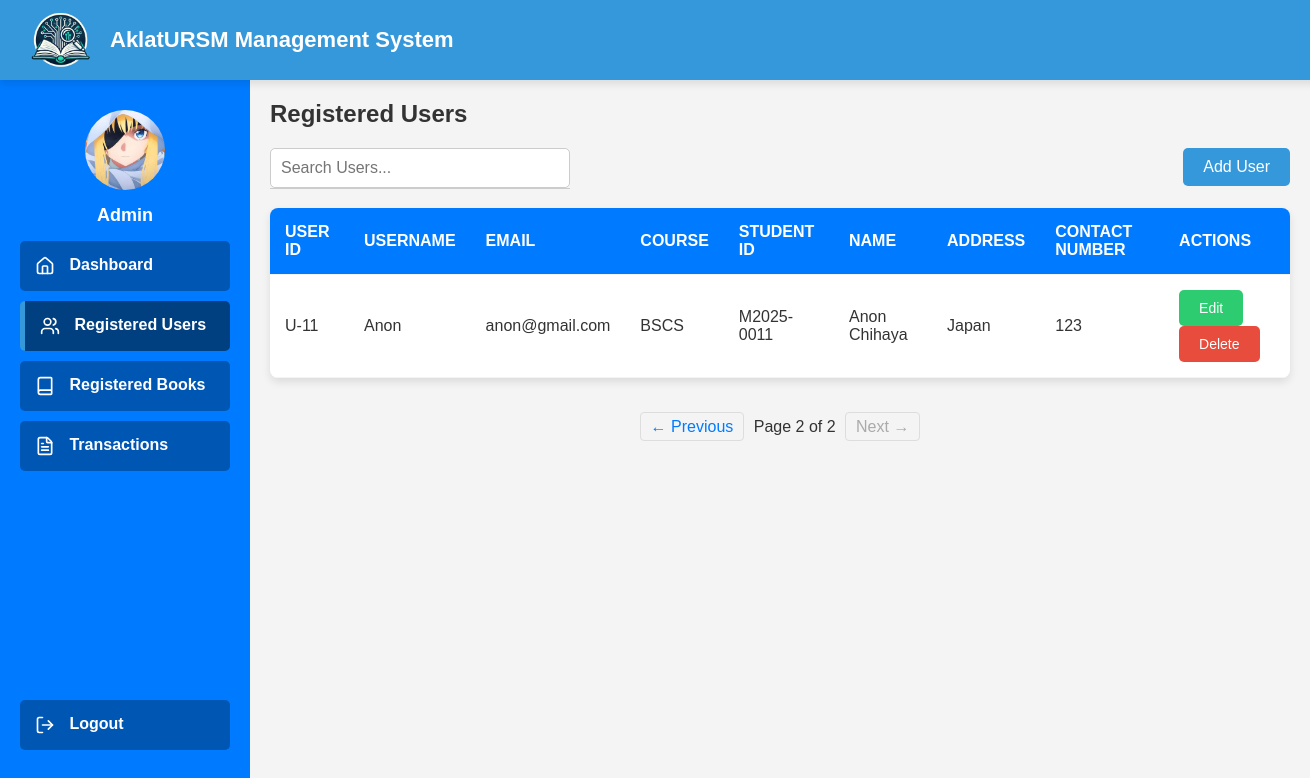
Before: /admin/admin-users.php?page=2 (signed in) with the older database file.
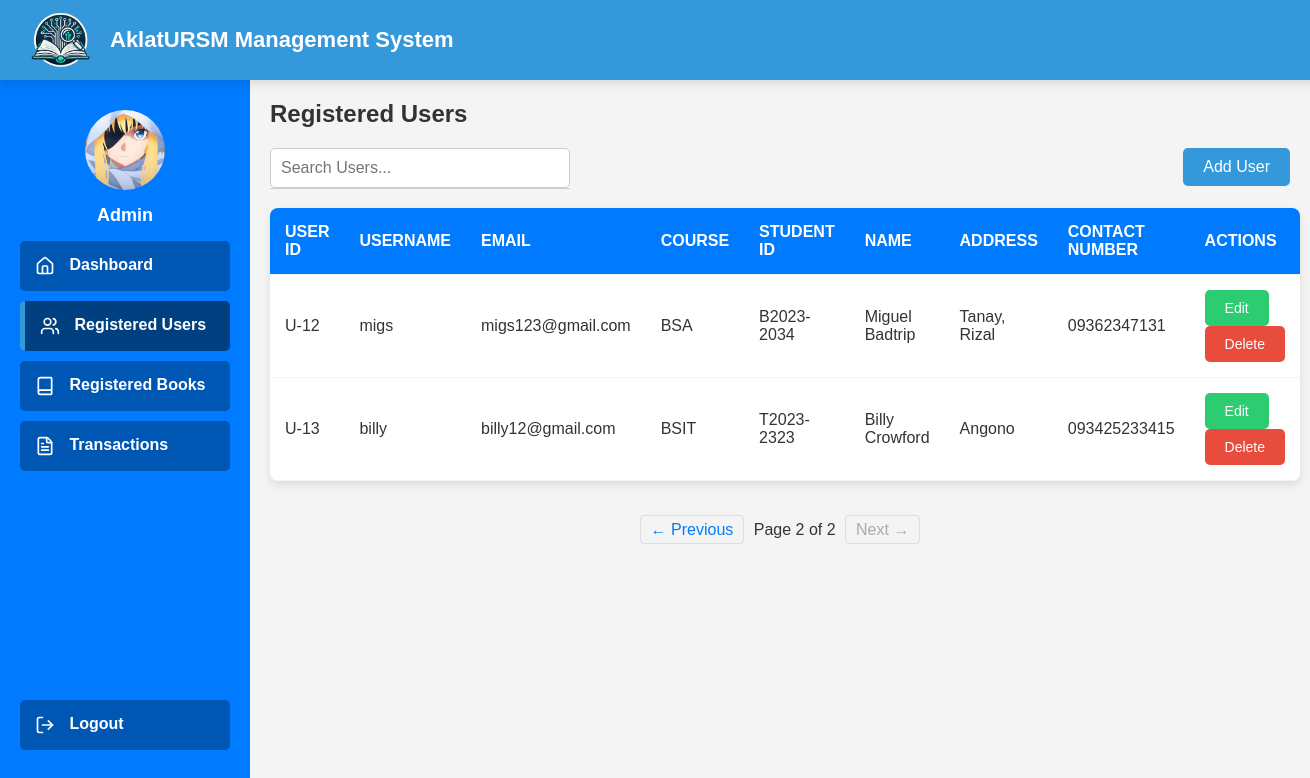
After: the same page with the newer database file.
### tables this page shows
CREATE TABLE `users` (
  `user_id` int(11) NOT NULL,
  `username` varchar(50) NOT NULL,
  `password` varchar(255) NOT NULL,
  `email` varchar(255) NOT NULL,
  `course` varchar(100) NOT NULL,
  `student_id` varchar(50) NOT NULL,
  `name` varchar(255) DEFAULT NULL,
  `address` text DEFAULT NULL,
  `contact_number` varchar(20) DEFAULT NULL
);

### admin/admin-users.php (the view, shortened to what this page needs)
<?php
include '../validate/db.php';
$searchQuery = isset($_GET['search']) ? trim($_GET['search']) : "";
$records_per_page = 10;
$page = isset($_GET['page']) ? (int)$_GET['page'] : 1;
$page = max($page, 1);
$offset = ($page - 1) * $records_per_page;
if ($searchQuery !== "") {
    $searchQueryEscaped = $conn->real_escape_string($searchQuery);
    $sql_count = "SELECT COUNT(*) AS total FROM users WHERE username LIKE '%$searchQueryEscaped%'";
    $countResult = $conn->query($sql_count);
    $total_users = ($countResult) ? $countResult->fetch_assoc()['total'] : 0;
    $total_pages = ceil($total_users / $records_per_page);
    $sql_registered_users = "
        SELECT user_id, username, email, course, student_id, name, address, contact_number
        FROM users
        WHERE username LIKE '%$searchQueryEscaped%'
        ORDER BY user_id ASC
        LIMIT $records_per_page OFFSET $offset";
} else {
    $sql_count = "SELECT COUNT(*) AS total_users FROM users";
    $result_count = $conn->query($sql_count);
    $total_users = $result_count->fetch_assoc()['total_users'];
    $total_pages = ceil($total_users / $records_per_page);
    $sql_registered_users = "
        SELECT user_id, username, email, course, student_id, name, address, contact_number
        FROM users
        ORDER BY user_id ASC
        LIMIT $records_per_page OFFSET $offset";
}
$result_registered_users = $conn->query($sql_registered_users);
$registered_users = [];
if ($result_registered_users && $result_registered_users->num_rows > 0) {
    while ($row = $result_registered_users->fetch_assoc()) {
        $registered_users[] = $row;
    }
}
?>
<!DOCTYPE html>
<html>
<head>
</head>
<body>
    <header>
        <div class="logo-container">
            <img src="../img/LMS_logo.png" alt="Library Logo">
            <span>AklatURSM Management System</span>
        </div>
    </header>
    <div class="container">
        <div class="sidebar">
            <img src="admin.jpg" alt="Admin Avatar">
            <h3>Admin</h3>
            <?php
            $currentPage = basename($_SERVER['PHP_SELF']);
            ?>
            <ul>
                <a href="admin-dashboard.php" class="<?php echo $currentPage === 'admin-dashboard.php' ? 'active' : ''; ?>">
                    <li>
                        <i class="lucide" data-lucide="home"></i> Dashboard
                    </li>
                </a>
                <a href="admin-users.php" class="<?php echo $currentPage === 'admin-users.php' ? 'active' : ''; ?>">
                    <li>
                        <i class="lucide" data-lucide="users"></i> Registered Users
                    </li>
                </a>
                <a href="admin-books.php" class="<?php echo $currentPage === 'admin-books.php' ? 'active' : ''; ?>">
                    <li>
                        <i class="lucide" data-lucide="book"></i> Registered Books
                    </li>
                </a>
                <a href="admin-transactions.php" class="<?php echo $currentPage === 'admin-transactions.php' ? 'active' : ''; ?>">
                    <li>
                        <i class="lucide" data-lucide="file-text"></i> Transactions
                    </li>
                </a>
            </ul>
            <a href="logoutAdmin.php" class="logout">
                <li>
                    <i class="lucide" data-lucide="log-out"></i> Logout
                </li>
            </a>
        </div>
        <div class="main-content">
            <h2>Registered Users</h2>
            <div class="search-bar-container">
                <div class="search-input-wrapper">
                    <input type="text" id="searchInput" placeholder="Search Users..." value="<?php echo htmlspecialchars($searchQuery); ?>">
                    <ul id="suggestions" class="suggestions-list"></ul>
            </div>
            <button id="openAddUserModal">Add User</button>
        </div>
        <table class="users-table">
            <thead>
                <tr>
                    <th>User ID</th>
                    <th>Username</th>
                    <th>Email</th>
                    <th>Course</th>
                    <th>Student ID</th>
                    <th>Name</th>
                    <th>Address</th>
                    <th>Contact Number</th>
                    <th>Actions</th>
                </tr>
            </thead>
            <tbody>
                <?php if (empty($registered_users)): ?>
                    <tr>
                        <td colspan="9" style="text-align: center;">No registered users found.</td>
                    </tr>
                <?php else: ?>
                    <?php foreach ($registered_users as $user): ?>
                        <tr>
                            <td>U-<?php echo htmlspecialchars($user['user_id']); ?></td>
                            <td><?php echo htmlspecialchars($user['username']); ?></td>
                            <td><?php echo htmlspecialchars($user['email']); ?></td>
                            <td><?php echo htmlspecialchars($user['course']); ?></td>
                            <td><?php echo htmlspecialchars($user['student_id']); ?></td>
                            <td><?php echo htmlspecialchars($user['name']); ?></td>
                            <td><?php echo htmlspecialchars($user['address']); ?></td>
                            <td><?php echo htmlspecialchars($user['contact_number']); ?></td>
                            <td>
                                <button class="edit-btn" onclick="openEditModal(<?php echo htmlspecialchars(json_encode($user)); ?>)">Edit</button>
                                <button class="delete-btn" onclick="confirmDelete(<?php echo $user['user_id']; ?>)">Delete</button>
                            </td>
                        </tr>
                    <?php endforeach; ?>
                <?php endif; ?>
            </tbody>
        </table>
        <div class="pagination">
            <?php if ($page > 1): ?>
                <a href="?page=<?php echo $page - 1; ?><?php echo ($searchQuery != '' ? '&search=' . urlencode($searchQuery) : ''); ?>">← Previous</a>
            <?php else: ?>
                <a class="disabled">← Previous</a>
            <?php endif; ?>
            <span>Page <?php echo $page; ?> of <?php echo $total_pages; ?></span>
            <?php if ($page < $total_pages): ?>
                <a href="?page=<?php echo $page + 1; ?><?php echo ($searchQuery != '' ? '&search=' . urlencode($searchQuery) : ''); ?>">Next →</a>
            <?php else: ?>
                <a class="disabled">Next →</a>
            <?php endif; ?>
        </div>
    </div>
    </div>
</body>
</html>

### admin/admin-users.php (style rules this page uses)
body { margin: 0; font-family: Arial, sans-serif; background-color: #f4f4f4; color: #333; }
header { position: fixed; top: 0; left: 0; width: 100%; z-index: 1001; background-color: #3498db; color: white; display: flex; align-items: center; justify-content: space-between; padding: 10px 20px; box-shadow: 0px 4px 8px rgba(0, 0, 0, 0.1); height: 60px; }
header .logo-container { display: flex; align-items: center; }
header .logo-container img { width: 80px; margin-right: 10px; }
header .logo-container span { font-size: 22px; font-weight: bold; }
.sidebar img { border-radius: 50%; width: 80px; display: block; margin: 30px auto 10px; }
.sidebar h3 { text-align: center; margin: 15px 0; font-size: 18px; }
.sidebar ul a .lucide { width: 20px; height: 20px; margin-right: 10px; vertical-align: middle; }
.logout .lucide { width: 20px; height: 20px; margin-right: 10px; vertical-align: middle; }
.sidebar { position: fixed; top: 60px; left: 0; height: calc(100vh - 60px); width: 250px; background-color: #007BFF; color: white; padding: 20px; box-sizing: border-box; overflow-y: auto; z-index: 1000; }
.sidebar ul { padding: 0; margin: 0; list-style: none; }
.sidebar ul a { display: block; margin: 10px 0; padding: 15px; background-color: #0056b3; border-radius: 5px; text-decoration: none; color: white; font-size: 16px; font-weight: bold; transition: background-color 0.3s, padding-left 0.3s; }
.sidebar ul a.active { background-color: #004080; font-weight: bold; color: white; border-left: 5px solid #3498db; padding-left: 15px; }
.logout { list-style: none; position: absolute; bottom: 50px; left: 20px; right: 20px; display: block; padding: 15px; background-color: #0056b3; border-radius: 5px; text-decoration: none; color: white; font-size: 16px; font-weight: bold; transition: background-color 0.3s; }
.main-content { margin-left: 250px; padding: 20px; margin-top: 60px; box-sizing: border-box; min-height: calc(100vh - 60px); }
.search-bar-container { display: flex; justify-content: space-between; align-items: flex-start; margin-bottom: 20px; }
.search-bar-container button { padding: 10px 20px; font-size: 16px; background-color: #3498db; color: white; border: none; border-radius: 5px; cursor: pointer; }
.search-input-wrapper { position: relative; width: 300px; }
.search-input-wrapper input { padding: 10px 70px 10px 10px; font-size: 16px; width: 100%; border: 1px solid #ccc; border-radius: 5px; box-sizing: border-box; }
.suggestions-list { position: absolute; top: 100%; left: 0; right: 0; background: #fff; border: 1px solid #ccc; border-top: none; border-radius: 0 0 5px 5px; list-style: none; margin: 0; padding: 0; z-index: 1000; max-height: 200px; overflow-y: auto; }
.users-table { width: 100%; background-color: white; border-collapse: collapse; box-shadow: 0px 4px 8px rgba(0, 0, 0, 0.1); border-radius: 8px; overflow: hidden; margin-top: 20px; }
.users-table th, .users-table td { padding: 15px; text-align: left; border-bottom: 1px solid #f4f4f4; }
.users-table th { background-color: #007BFF; color: white; text-transform: uppercase; }
.pagination { margin-top: 40px; text-align: center; }
.pagination a { text-decoration: none; color: #007BFF; padding: 5px 10px; border: 1px solid #ddd; border-radius: 4px; margin: 0 5px; transition: background-color 0.3s; }
.pagination a.disabled { color: #aaa; cursor: not-allowed; }
button { padding: 10px 20px; font-size: 14px; border: none; border-radius: 5px; cursor: pointer; transition: background-color 0.3s, transform 0.2s; }
.edit-btn { background-color: #2ecc71; color: white; }
.delete-btn { background-color: #e74c3c; color: white; }

Changed rows visible on the page:
no longer on this page (row unchanged): users: user_id "11", username "Anon", email "anon@gmail.com", course "BSCS", student "M2025-0011", name "Anon Chihaya", address "Japan", contact_number "123"
added users: user_id "12", username "migs", email "migs123@gmail.com", course "BSA", student "B2023-2034", name "Miguel Badtrip", address "Tanay, Rizal", contact_number "09362347131"
added users: user_id "13", username "billy", email "billy12@gmail.com", course "BSIT", student "T2023-2323", name "Billy Crowford", address "Angono", contact_number "093425233415"
